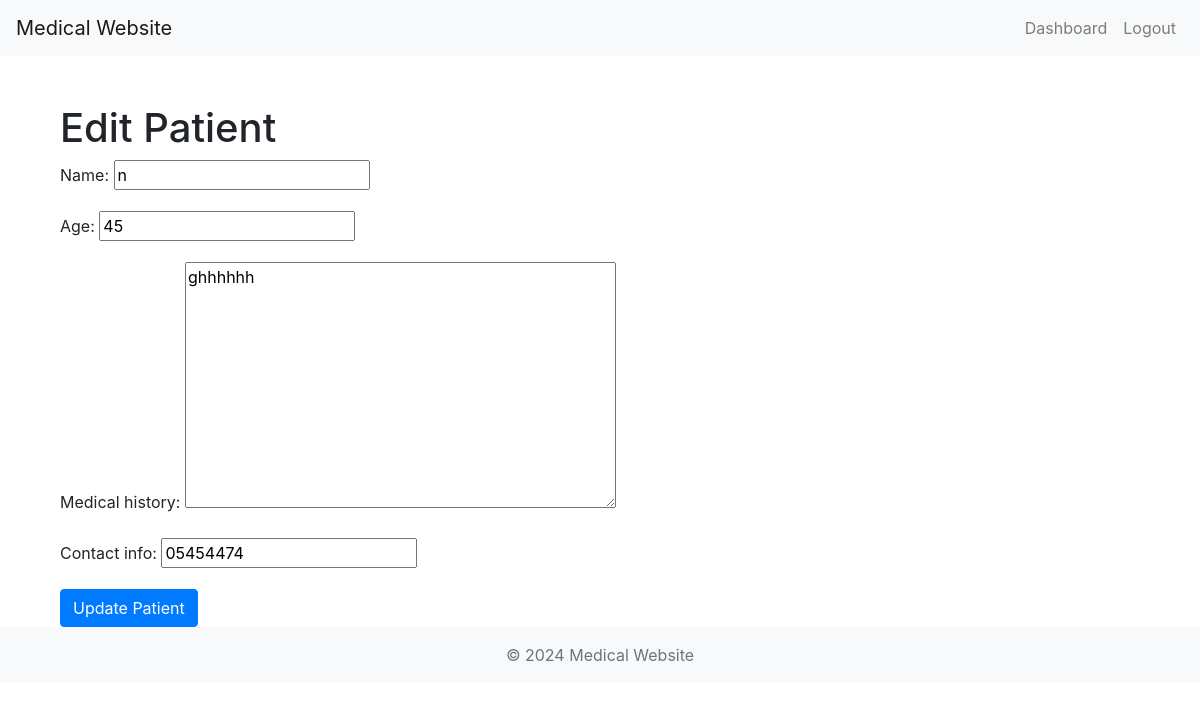
The page /patient/edit/2/ (signed in) on the database its author committed.
### doctors/models.py (models this page shows, shortened)
class Patient(models.Model):
    doctor = models.ForeignKey('Doctor', on_delete=models.CASCADE)
    name = models.CharField(max_length=100)
    age = models.IntegerField()
    medical_history = models.TextField()
    contact_info = models.CharField(max_length=255)

### doctors/views.py (the view)
# urls.py: path('patient/edit/<int:pk>/', edit_patient, name='edit_patient'),
@login_required
def edit_patient(request, pk):
    patient = get_object_or_404(Patient, pk=pk)
    if request.method == 'POST':
        form = PatientForm(request.POST, instance=patient)
        if form.is_valid():
            form.save()
            return redirect('doctor_dashboard')
    else:
        form = PatientForm(instance=patient)
    return render(request, 'edit_patient.html', {'form': form})

### doctors/forms.py
class PatientForm(forms.ModelForm):
    class Meta:
        model = Patient
        fields = ['name', 'age', 'medical_history', 'contact_info']

### doctors/templates/edit_patient.html (shortened to what this page needs)
{% extends 'base.html' %}
{% block content %}
    <div class="container">
        <h1>Edit Patient</h1>
        <form method="post">
            {{ form.as_p }}
            <button type="submit" class="btn btn-primary">Update Patient</button>
        </form>
    </div>
{% endblock %}

### rows shown on the page
Patient: name "n", age "45", medical_history "ghhhhhh", contact_info "05454474"
